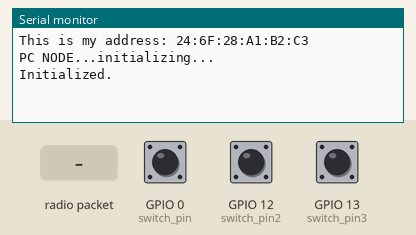
The sketch below on a simulated ESP8266 (NodeMCU). Parts: the last lines printed to the serial monitor. The test bench sets the inputs (shaded band); at power-on: GPIO 0 (switch_pin) LOW, GPIO 12 (switch_pin2) LOW, GPIO 13 (switch_pin3) LOW.

Above: at 1.2 s.
1.3 s: GPIO 0 (switch_pin) pulled HIGH for 0.15 s
At 2.7 s:
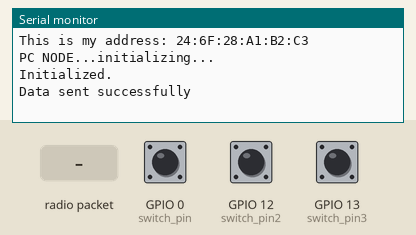
3.1 s: radio packet "1" arrives
At 3.8 s:
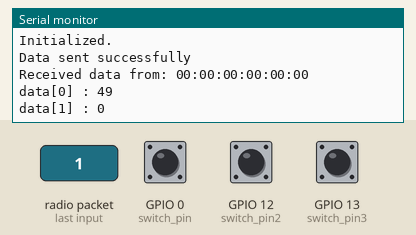
4.6 s: radio packet "0" arrives
At 6.1 s:
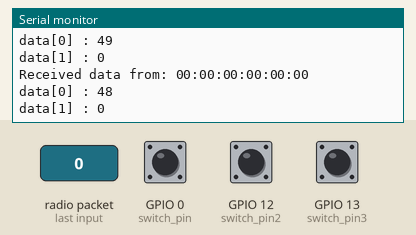
Timing chart, 0 to 7.6 s (numbered marks = the images above; inputs shaded):
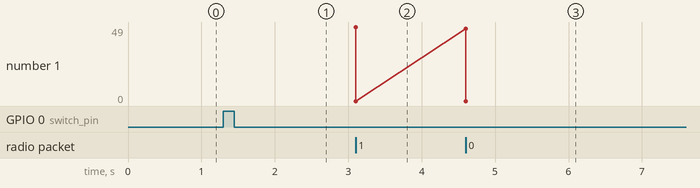

The sketch:

REMOTE_.ino
```cpp
#include<ESP8266WiFi.h>
#include<espnow.h>
#define MY_ROLE         ESP_NOW_ROLE_COMBO              // set the role of this device: CONTROLLER, SLAVE, COMBO
#define RECEIVER_ROLE   ESP_NOW_ROLE_COMBO              // set the role of the receiver
#define WIFI_CHANNEL    1
#define MY_NAME         "PC NODE" //DC:4F:22:66:C8:92
uint8_t receiverAddress[] = {0xDC, 0x4F, 0x22, 0x66, 0xC8, 0xB4};  //  MAC address of CONSOLE Pcb ESP12E
struct __attribute__((packed)) dataPacket {
  int switch1;
  int switch2;
};

#define switch_pin 0
#define switch_pin2 12
#define switch_pin3 13
int a = 0;
int switchStatusLast = LOW;  // last status switch
boolean stop1 = true;
boolean stop2 = true;
boolean stop3 = true;


void setup() {
  // put your setup code here, to run once:
  Serial.begin(115200);
  Serial.print("This is my address: ");
  Serial.println(WiFi.macAddress());
  Serial.print(MY_NAME);
  Serial.println("...initializing...");

  WiFi.mode(WIFI_STA);
  WiFi.disconnect();        // we do not want to connect to a WiFi network

  if (esp_now_init() != 0) {
    Serial.println("ESP-NOW initialization failed");
    return;
  }

  esp_now_set_self_role(MY_ROLE);
  esp_now_register_send_cb(transmissionComplete);         // this function will get called once all data is sent
  esp_now_register_recv_cb(dataReceived);               // this function will get called whenever we receive data
  esp_now_add_peer(receiverAddress, RECEIVER_ROLE, WIFI_CHANNEL, NULL, 0);

  Serial.println("Initialized.");

  pinMode(switch_pin, INPUT);
  pinMode(switch_pin2, INPUT);
  pinMode(switch_pin3, INPUT);

}

void loop() {
  button1();
  button2();
  button3();
  // put your main code here, to run repeatedly:

}

void transmissionComplete(uint8_t *receiver_mac, uint8_t transmissionStatus) {
  if (transmissionStatus == 0) {
    Serial.println("Data sent successfully");
  } else {
    Serial.print("Error code: ");
    Serial.println(transmissionStatus);
  }
}

void dataReceived(uint8_t *senderMac, uint8_t *data123, uint8_t dataLength) {
  char macStr[18];
  dataPacket packet;
  snprintf(macStr, sizeof(macStr), "%02x:%02x:%02x:%02x:%02x:%02x", senderMac[0], senderMac[1], senderMac[2], senderMac[3], senderMac[4], senderMac[5]);
  Serial.println();
  Serial.print("Received data from: ");
  Serial.println(macStr);
  memcpy(&packet, data123, sizeof(packet));
  Serial.print("data[0] : ");
  Serial.println(packet.switch1);
  Serial.print("data[1] : ");
  Serial.println(packet.switch2);
}

void button1() {
  if (digitalRead(switch_pin) == HIGH) {
    if (stop1 == false) {
      delay(300);
      dataPacket packet;
      packet.switch1 = 1;
      packet.switch2 = 1;
      esp_now_send(receiverAddress, (uint8_t *) &packet, sizeof(packet));
      stop1 = true;
    }
  }
  else {
    stop1 = false;
  }
}


void button2() {
  if (digitalRead(switch_pin2) == HIGH) {
    if (stop2 == false) {
      delay(300);
      dataPacket packet;
      packet.switch1 = 2;
      packet.switch2 = 2;
      esp_now_send(receiverAddress, (uint8_t *) &packet, sizeof(packet));
      stop2 = true;
    }
  }
  else {
    stop2 = false;
  }
}


void button3() {
  if (digitalRead(switch_pin3) == HIGH) {
    if (stop3 == false) {
      delay(300);
      dataPacket packet;
      packet.switch1 = 3;
      packet.switch2 = 3;
      esp_now_send(receiverAddress, (uint8_t *) &packet, sizeof(packet));
      stop3 = true;
    }
  }
  else {
    stop3 = false;
  }
}
```

Measured:
- after the input at 1.3 s, the serial monitor: prints a new line after 0.30 s (image 1)
- after the input at 3.1 s, the serial monitor: prints a new line at once (image 2)
- after the input at 4.6 s, the serial monitor: prints a new line at once (image 3)
